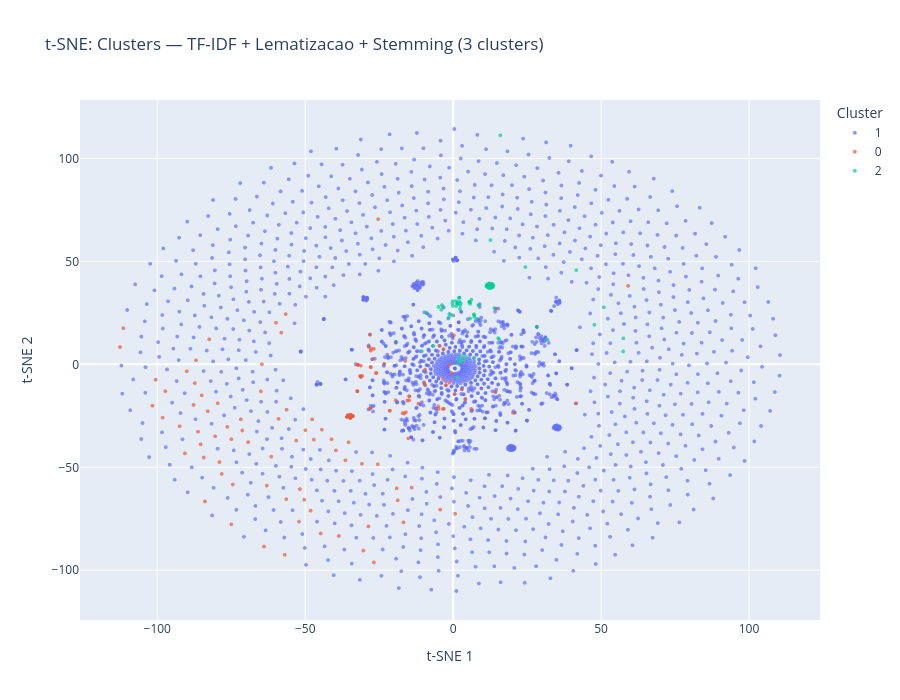

This figure's notebook cell:
### Code cell
perplexity = min(30, len(documentos) // 5)
tsne = TSNE(n_components=2, random_state=seed, perplexity=perplexity, max_iter=1000)
vetores_tsne = tsne.fit_transform(vetores_centralizados)

plot_df_tsne = pd.DataFrame({
    't-SNE 1': vetores_tsne[:, 0],
    't-SNE 2': vetores_tsne[:, 1],
    'Cluster': df_cluster['Cluster'].astype(str),
    'Tweet': [t.replace('\n', ' ')[:60] + ('...' if len(t) > 60 else '') for t in documentos]
})

fig_tsne = px.scatter(
    plot_df_tsne, x='t-SNE 1', y='t-SNE 2', color='Cluster',
    title=f't-SNE: Clusters — TF-IDF + Lematizacao + Stemming ({num_clusters} clusters)',
    hover_data={'t-SNE 1': ':.2f', 't-SNE 2': ':.2f', 'Cluster': True, 'Tweet': True},
    width=900, height=700
)
fig_tsne.update_traces(marker=dict(size=4, opacity=0.7))
fig_tsne.show()

### Figure 1 — Plotly figure (JSON) as saved in the notebook; plotly's stock layout.template omitted (floating-point values rounded to 4 significant figures; data arrays with more than 128 entries replaced by an {"elided": "..."} marker saying what was removed)
{"data": [{"customdata": {"elided": "2115x2 str values"}, "hovertemplate": "Cluster=%{customdata[0]}<br>t-SNE 1=%{x:.2f}<br>t-SNE 2=%{y:.2f}<br>Tweet=%{customdata[1]}<extra></extra>", "legendgroup": "1", "marker": {"color": "#636efa", "opacity": 0.7, "size": 4, "symbol": "circle"}, "mode": "markers", "name": "1", "showlegend": true, "type": "scattergl", "x": {"elided": "2115 float values"}, "xaxis": "x", "y": {"elided": "2115 float values"}, "yaxis": "y"}, {"customdata": {"elided": "152x2 str values"}, "hovertemplate": "Cluster=%{customdata[0]}<br>t-SNE 1=%{x:.2f}<br>t-SNE 2=%{y:.2f}<br>Tweet=%{customdata[1]}<extra></extra>", "legendgroup": "0", "marker": {"color": "#EF553B", "opacity": 0.7, "size": 4, "symbol": "circle"}, "mode": "markers", "name": "0", "showlegend": true, "type": "scattergl", "x": {"elided": "152 float values"}, "xaxis": "x", "y": {"elided": "152 float values"}, "yaxis": "y"}, {"customdata": {"elided": "86x2 str values"}, "hovertemplate": "Cluster=%{customdata[0]}<br>t-SNE 1=%{x:.2f}<br>t-SNE 2=%{y:.2f}<br>Tweet=%{customdata[1]}<extra></extra>", "legendgroup": "2", "marker": {"color": "#00cc96", "opacity": 0.7, "size": 4, "symbol": "circle"}, "mode": "markers", "name": "2", "showlegend": true, "type": "scattergl", "x": [12.8, 12.46, 12.9, 12.25, 12.25, 12.1, 11.76, 12.17, 11.29, 13.58, 11.57, 13.0, 12.08, 12.62, 13.47, 11.76, 11.26, 13.37, 12.95, 11.57, 13.3, 2.043, 4.377, 1.364, -1.277, 2.535, 2.043, -8.921, -4.005, 5.703, 5.513, 3.416, 1.437, 7.116, -10.58, 41.6, 2.091, 5.724, 1.063, 1.364, 1.05, 1.364, 7.031, -1.453, 1.364, 7.853, 8.583, -6.812, 47.74, 13.95, 8.583, 24.41, 5.513, 6.141, 5.513, 2.829, -3.545, 1.364, 2.491, -0.04912, 15.54, 1.473, 2.043, 15.2, 5.662, 57.53, 12.58, 57.42, 7.097, 5.662, 2.339, -0.2519, 50.95, -0.7733, 12.63, 1.864, -3.782, 7.015, 5.513, -0.1291, 1.364, 31.89, 2.324, 28.32, 15.92, -4.963], "xaxis": "x", "y": [38.01, 37.82, 38.49, 39.27, 39.27, 38.37, 37.44, 36.94, 38.26, 38.32, 38.84, 39.19, 38.07, 37.12, 37.84, 37.44, 37.88, 38.82, 37.25, 38.84, 37.49, 32.4, 3.789, 29.58, 24.49, 29.72, 32.4, 24.86, 26.51, 22.25, 30.31, 1.955, 2.475, 23.15, 6.334, 45.79, 30.43, 29.37, 30.69, 29.58, 28.3, 29.58, 3.063, 22.81, 29.58, 22.18, 28.78, 8.948, 19.21, 27.33, 28.78, 47.25, 30.31, 31.39, 30.31, 3.977, 27.91, 29.58, 1.522, 30.76, 12.18, -6.359, 32.4, 12.74, 30.22, 12.65, 38.67, 6.256, 23.87, 30.22, 28.63, 29.6, 27.73, 24.15, 60.39, 0.5053, 28.78, 24.34, 30.31, 28.33, 29.58, 11.96, 26.96, 18.07, 111.2, 27.87], "yaxis": "y"}], "layout": {"height": 700, "legend": {"title": {"text": "Cluster"}, "tracegroupgap": 0}, "title": {"text": "t-SNE: Clusters — TF-IDF + Lematizacao + Stemming (3 clusters)"}, "width": 900, "xaxis": {"anchor": "y", "domain": [0, 1], "title": {"text": "t-SNE 1"}}, "yaxis": {"anchor": "x", "domain": [0, 1], "title": {"text": "t-SNE 2"}}}}
